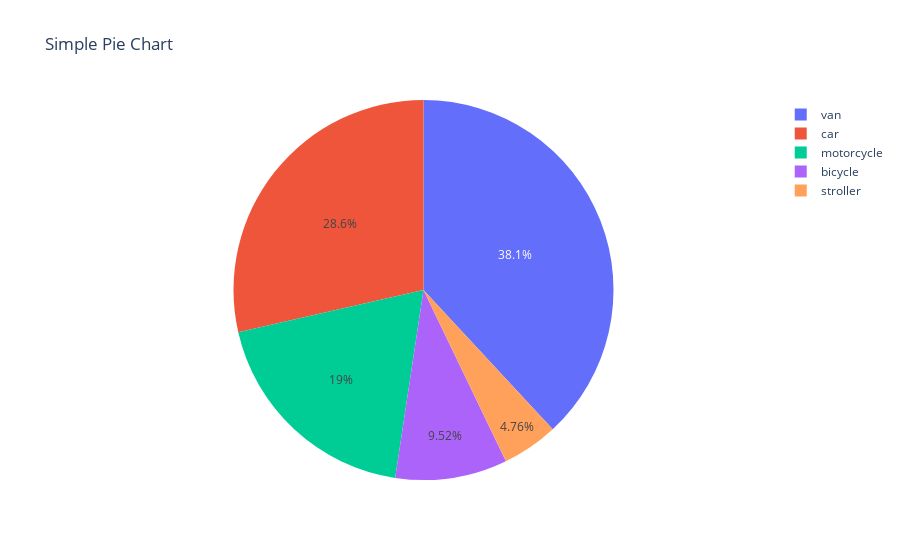

Here is the notebook cell this chart was saved with:
### Code cell
fig = { 'data' : [{ 'labels': ['bicycle', 'motorcycle','car','van','stroller'],
                    'values': [1,2,3,4,0.5],
                    'type' : 'pie',
                    }],
        'layout': {'title': 'Simple Pie Chart'}}

go.Figure(fig)

### Figure 1 — Plotly figure (JSON) as saved in the notebook; plotly's stock layout.template omitted (floating-point values rounded to 4 significant figures)
{"data": [{"labels": ["bicycle", "motorcycle", "car", "van", "stroller"], "type": "pie", "values": [1, 2, 3, 4, 0.5]}], "layout": {"title": {"text": "Simple Pie Chart"}}}
